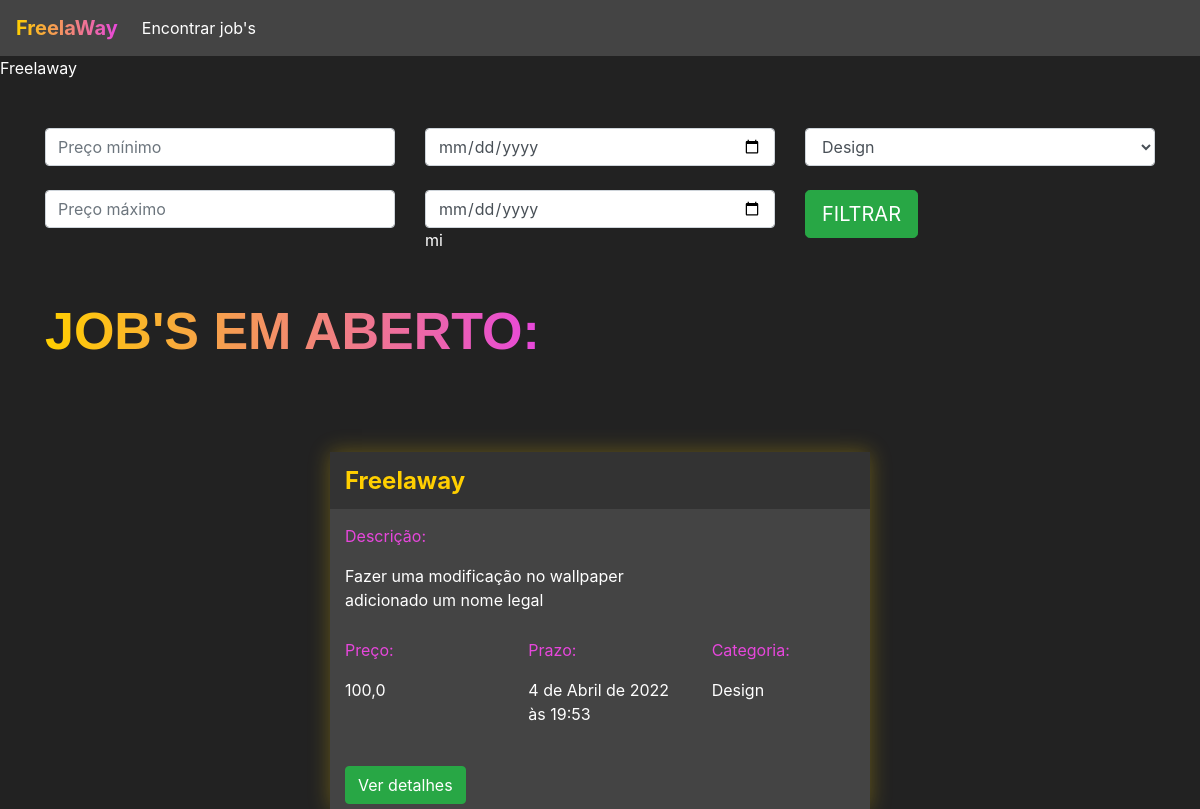
/jobs/encontrar_jobs/ (signed in), run on an earlier commit of the app's database.
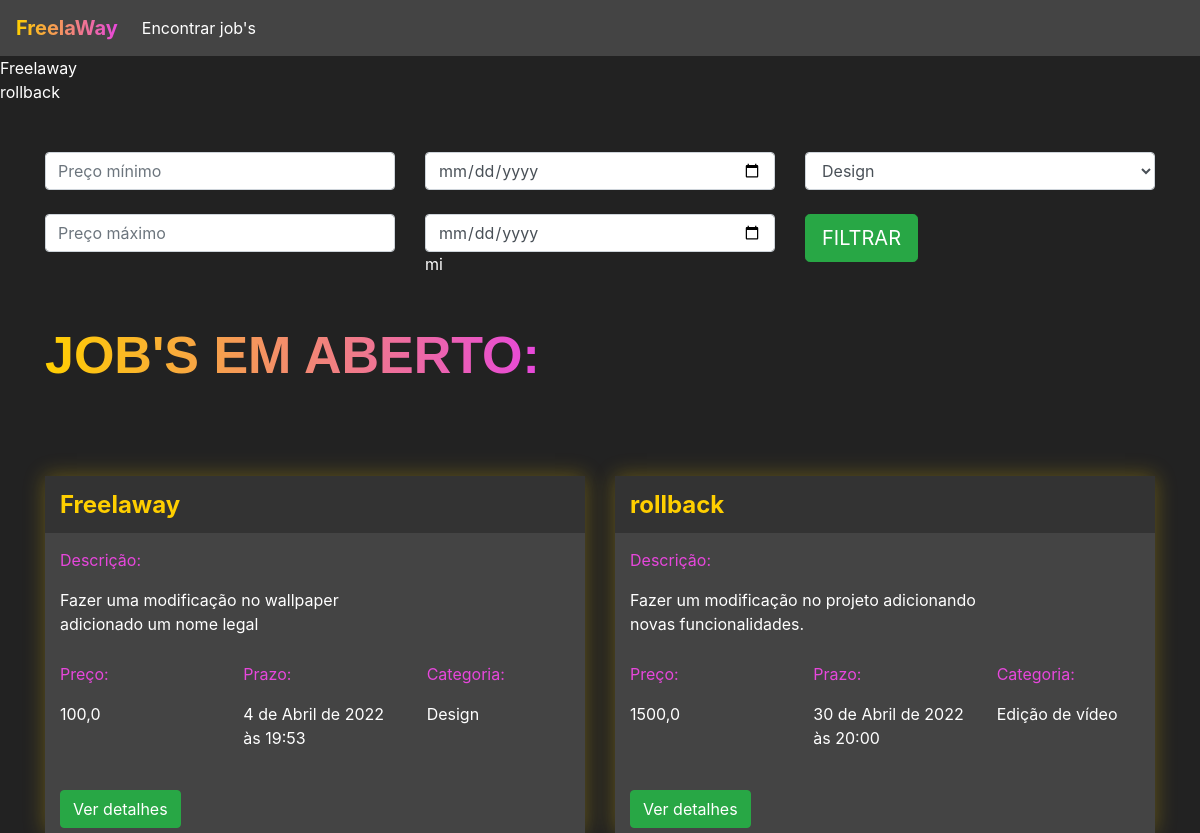
And on a later commit of the database.
### jobs/models.py (models this page shows, shortened)
class Jobs(models.Model):
    categoria_choices = (('D', 'Design'),
                        ('EV', 'Edição de Vídeo'))
    status_choices = (('C', 'Em criação'),
                    ('AA', 'Aguardando aprovação'),
                    ('F', 'Finalizado'))
    titulo = models.CharField(max_length=200)
    descricao = models.TextField()
    categoria = models.CharField(max_length=2, choices=categoria_choices, default="D")
    prazo_entrega = models.DateTimeField()
    preco = models.FloatField()
    referencias = models.ManyToManyField(Referencias)
    profissional = models.ForeignKey(User, on_delete=models.DO_NOTHING, null=True, blank=True)
    reservado = models.BooleanField(default=False)
    status = models.CharField(max_length=2, choices=status_choices, default='C')
    arquivo_final = models.FileField(null=True)

### jobs/views.py (the view)
# urls.py: path('encontrar_jobs/', views.encontrar_jobs, name="encontrar_jobs"),
@login_required(login_url='/auth/logar')
def encontrar_jobs(request):
    if request.method == "GET":
        preco_minimo = request.GET.get('preco_minimo')
        preco_maximo = request.GET.get('preco_maximo')
        prazo_minimo = request.GET.get('prazo_minimo')
        prazo_maximo = request.GET.get('prazo_maximo')
        categoria = request.GET.get('categoria')
        if preco_minimo or preco_maximo or prazo_minimo or prazo_maximo or categoria:
            if not preco_minimo:
                preco_minimo = 0
            if not preco_maximo:
                preco_maximo = 999999
            if not prazo_minimo:
                prazo_minimo = datetime(year=1900, month=1, day=1)
            if not prazo_maximo:
                prazo_maximo = datetime(year=3000, month=1, day=1)
            if categoria == 'D':
                categoria = ['D', ]
            elif categoria == 'EV':
                categoria = ['EV', ]
            jobs = Jobs.objects.filter(preco__gte=preco_minimo)\
                .filter(preco__lte=preco_maximo)\
                .filter(prazo_entrega__gte=prazo_minimo)\
                .filter(prazo_entrega__lte=prazo_maximo)\
                .filter(categoria__in=categoria)\
                .filter(reservado=False)
        else:
            jobs = Jobs.objects.filter(reservado=False)
        return render(request, 'encontar_jobs.html', {'jobs': jobs})

### jobs/models.py (called while the page is built)
    def __str__(self) -> str:
        return self.arquivo.url

### jobs/templates/encontar_jobs.html (shortened to what this page needs)
{% extends 'base.html' %}
{% load static %}
{% block 'head' %}
<link rel="stylesheet" href="{% static 'jobs/css/encontrar_jobs.css' %}">
{% endblock %}
{% block 'body' %}
{% for job in jobs %}
{{job.titulo}}
<br>
{% endfor %}
<div class="container">
    <br>
    <br>
    <div class="row">
        <div class="col-sm">
            <form action="{% url 'encontrar_jobs' %}" method="GET">{% csrf_token %}
                <input type="text" class="form-control" placeholder="Preço mínimo" name="preco_minimo">
                <br>
                <input type="text" class="form-control" placeholder="Preço máximo" name="preco_maximo">
        </div>
        <div class="col-sm">
            <input type="date" class="form-control" name="prazo_minimo">
            <br>
            <input type="date" class="form-control" name="prazo_maximo">
            mi</div>
        <div class="col-sm">
            <select class="form-control" name="categoria">
                <option value="D">Design</option>
            </select>
            <br>
            <input type="submit" class="btn btn-success btn-lg" value="FILTRAR">
        </div>
    </div>
    <br>
    <br>
    <h2 class="titulo">JOB'S EM ABERTO:</h2>
    <div class="row justify-content-around">
        {% for job in jobs %}
        <div class="col-6 row-card">
            <div class="card-job">
                <div class="header-job">
                    <h4 class="titulo-job">{{job.titulo}}</h4>
                </div>
                <div class="body-job">
                    <p class="titulo-body">Descrição:</p>
                    <div style="width: 70%">
                        <p>{{job.descricao}}</p>
                    </div>
                    <div class="row">
                        <div class="col-4">
                            <p class="titulo-body">Preço:</p>
                            <p>{{job.preco}}</p>
                        </div>
                        <div class="col-4">
                            <p class="titulo-body">Prazo:</p>
                            <p>{{job.prazo_entrega}}</p>
                        </div>
                        <div class="col-4">
                            <p class="titulo-body">Categoria:</p>
                            <p>{% if job.categoria == 'D' %}
                                Design
                                {% else %}
                                Edição de vídeo
                                {% endif %}
                            </p>
                        </div>
                    </div>
                    <br>
                    <button class="btn btn-success" data-toggle="#modal" data-target="#modal-{{job.id}}">Ver
                        detalhes</button>
                    <br>
                </div>
            </div>
        </div>
        {% endfor %}
    </div>
</div>
{% endblock %}

### templates/base.html (shortened to what this page needs)
<!doctype html>
<html lang="en">
<head>
    {% block 'head' %}
    {% endblock %}
    <link rel="stylesheet" href="https://cdn.jsdelivr.net/npm/bootstrap@4.6.1/dist/css/bootstrap.min.css">
</head>
<body class="fundo">
    {% if user.is_authenticated %}
    <nav style="background-color: #444;" class="navbar navbar-expand-lg navbar-dark">
        <a class="navbar-brand" href="#"><span class="font-degrade-nav">FreelaWay</span></a>
        <div class="collapse navbar-collapse" id="navbarNav">
            <ul class="navbar-nav">
                <li class="nav-item active">
                    <a class="nav-link" href="#">Encontrar job's</a>
                </li>
            </ul>
        </div>
    </nav>
    {% endif %}
    {% block 'body' %}{% endblock %}
</body>
</html>

### templates/static/jobs/css/encontrar_jobs.css (style rules this page uses)
.fundo { background-color: #222; color: white; }
.card-job { background-color: #444; box-shadow: 0 0px 20px 0 rgba(255, 207, 0, 0.3); padding: 0; margin-top: 50px; }
.header-job { background-color: #333; width: 100% !important; padding: 5px; padding-left: 15px; }
.row-card { margin-top: 40px; }
.titulo-job { color: #FFCF00; font-weight: bold; margin-top: 10px; }
.body-job { padding: 5px; padding-left: 15px; }
.titulo-body { color: #E747DC; margin-top: 10px; }
.titulo { font-family: Arial, Helvetica, sans-serif; font-weight: bold; font-size: 52px; display: inline; background-image: linear-gradient(90deg, rgba(255, 207, 0, 1) 0%, rgba(231, 71, 220, 1) 100%); background-clip: text; -webkit-background-clip: text; color: transparent; padding-bottom: 10px; }

### templates/base.html (style rules this page uses)
.font-degrade-nav { background-image: linear-gradient(90deg, rgba(255, 207, 0, 1) 0%, rgba(231, 71, 220, 1) 100%); background-clip: text; background-clip: text; color: transparent; padding-bottom: 10px; font-size: 20px; font-weight: bold; }

What changed in the data, as far as the page shows it:
added Jobs: titulo "rollback", descricao "Fazer um modificação no projeto adicionando novas funcionalidades.", preco "1500,0", prazo_entrega "30 de Abril de 2022 às 20:00", categoria "Edição de vídeo"
